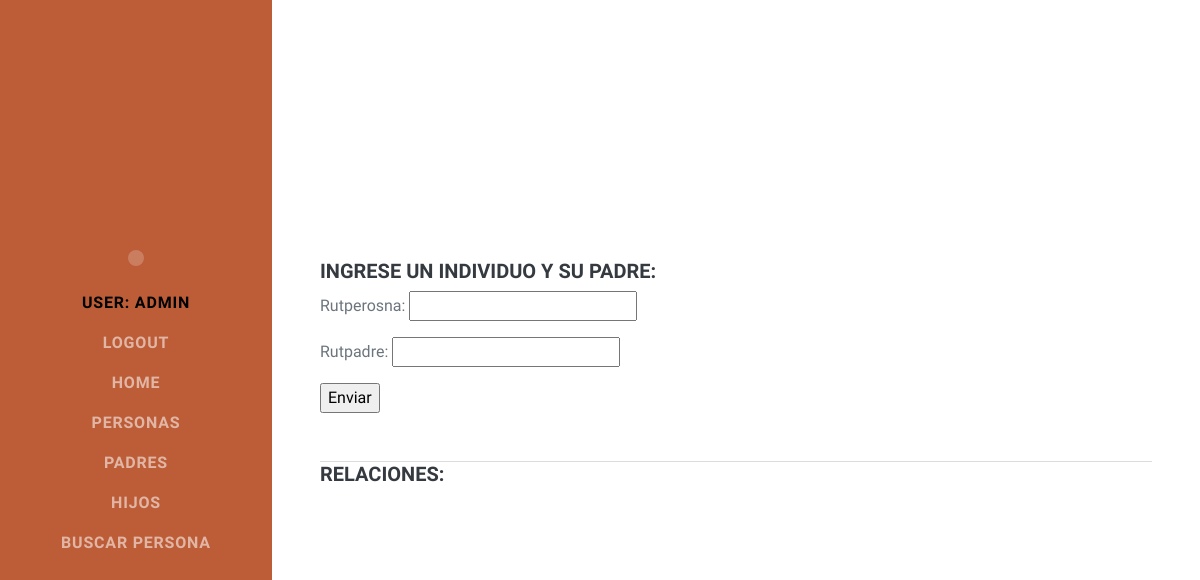
The page /AppFami/padres (signed in) on the database as committed earlier.
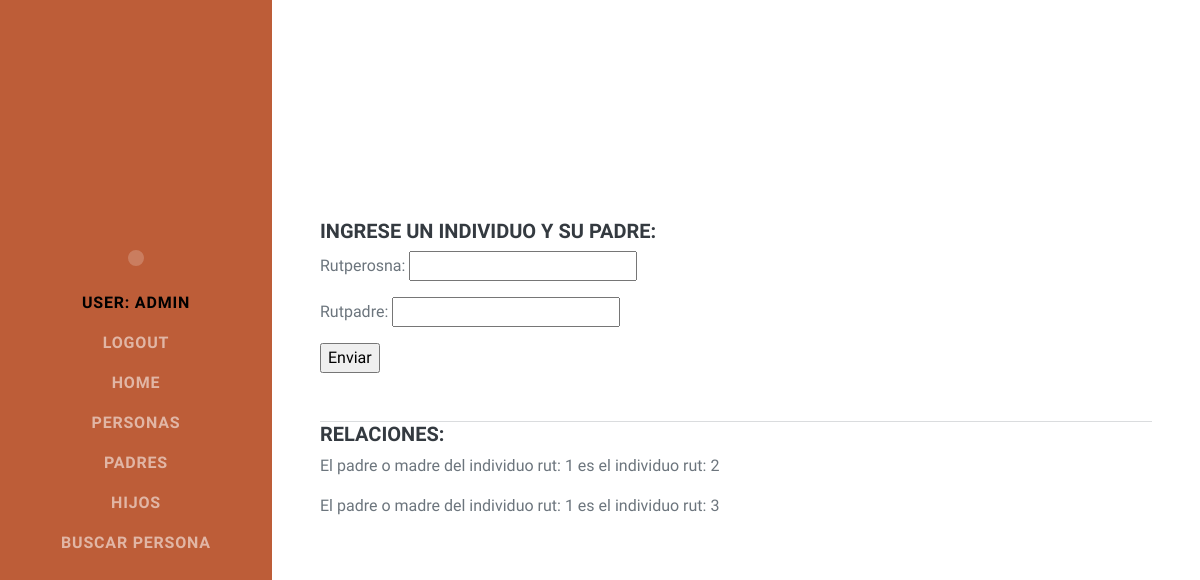
The same page on the database as committed later.
### AppFami/models.py (models this page shows, shortened)
class Padre(models.Model):
    rutperosna = models.IntegerField()
    rutpadre = models.IntegerField()

### AppFami/views.py (the view)
# urls.py: path('padres',padres, name = 'AppFamiPadres'),
@login_required
def padres(request):
    if request.method == 'POST':
        my_form = PadreForm(request.POST)
        if my_form.is_valid():
            data = my_form.cleaned_data
            padre_date = Padre(rutperosna=data.get('rutperosna'), rutpadre=data.get('rutpadre'))
            padre_date.save()
    padres = Padre.objects.all()
    contexto = {
        'padres': padres,
        'my_form': PadreForm
    }
    return render(request, 'AppFami/padres.html', contexto)

### templates/AppFami/padres.html (shortened to what this page needs)
{% extends 'AppFami/index.html' %}
{% block body %}
    <div class="d-flex flex-column flex-md-row justify-content-between mb-5">
        <div class="flex-grow-1">
            <h5>Ingrese un individuo y su padre: </h5>
            <form acction="" method="POST">
                    {{my_form.as_p}}
                    <input type="submit" value="Enviar">
            </form>
        </div>
    </div>
    <hr class="m-0" />
    <div class="d-flex flex-column flex-md-row justify-content-between mb-5">
        <div class="flex-grow-1">
            <h5>Relaciones: </h5>
            {% for per in padres %}
                <p>El padre o madre del individuo rut: {{per.rutperosna}} es el individuo rut: {{per.rutpadre}}</p>
            {% endfor %}
        </div>
    </div>
{% endblock %}

Rows that differ between the two databases and show on the page:
added Padre: rutperosna "1", rutpadre "2"
added Padre: rutperosna "1", rutpadre "3"
